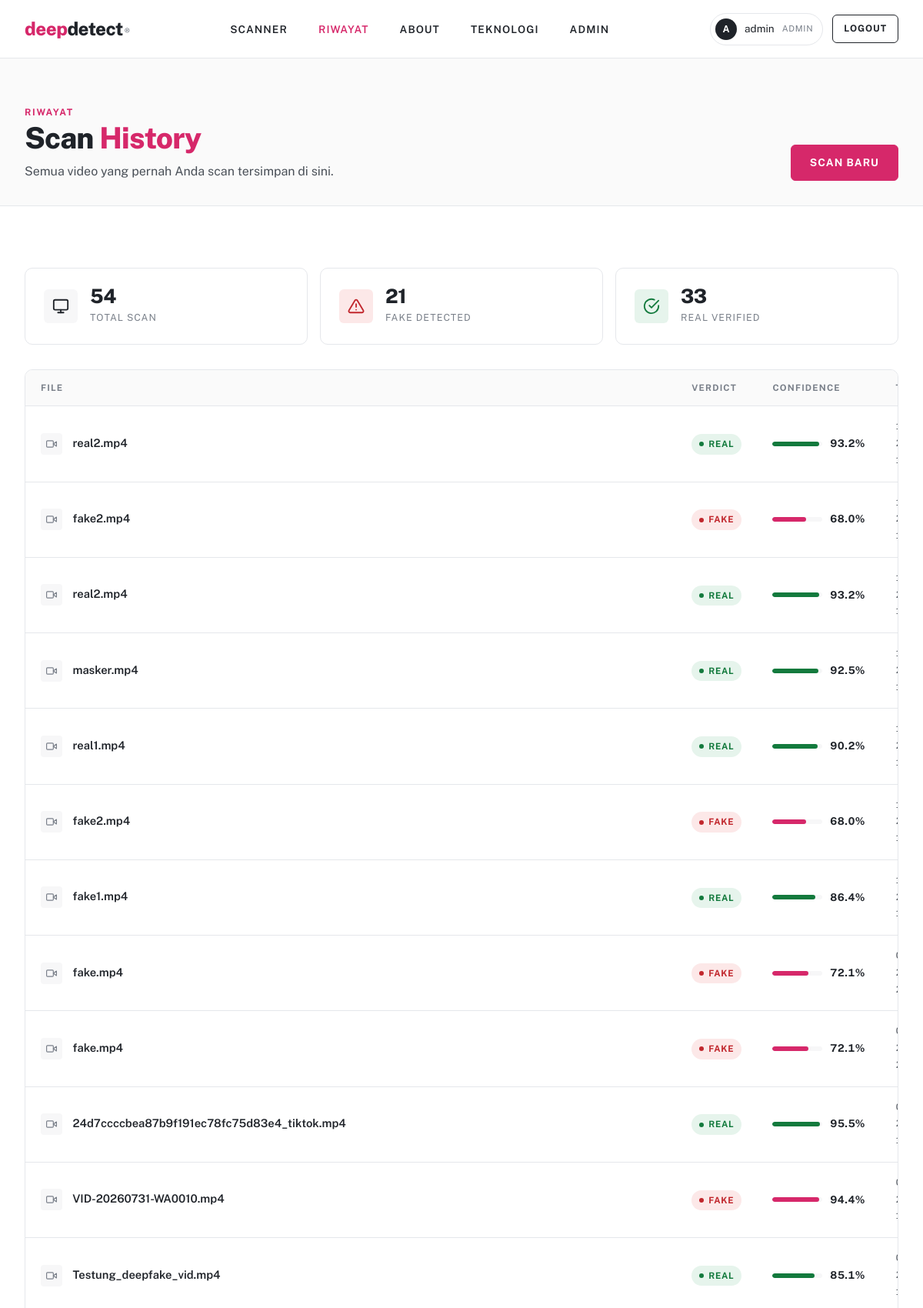
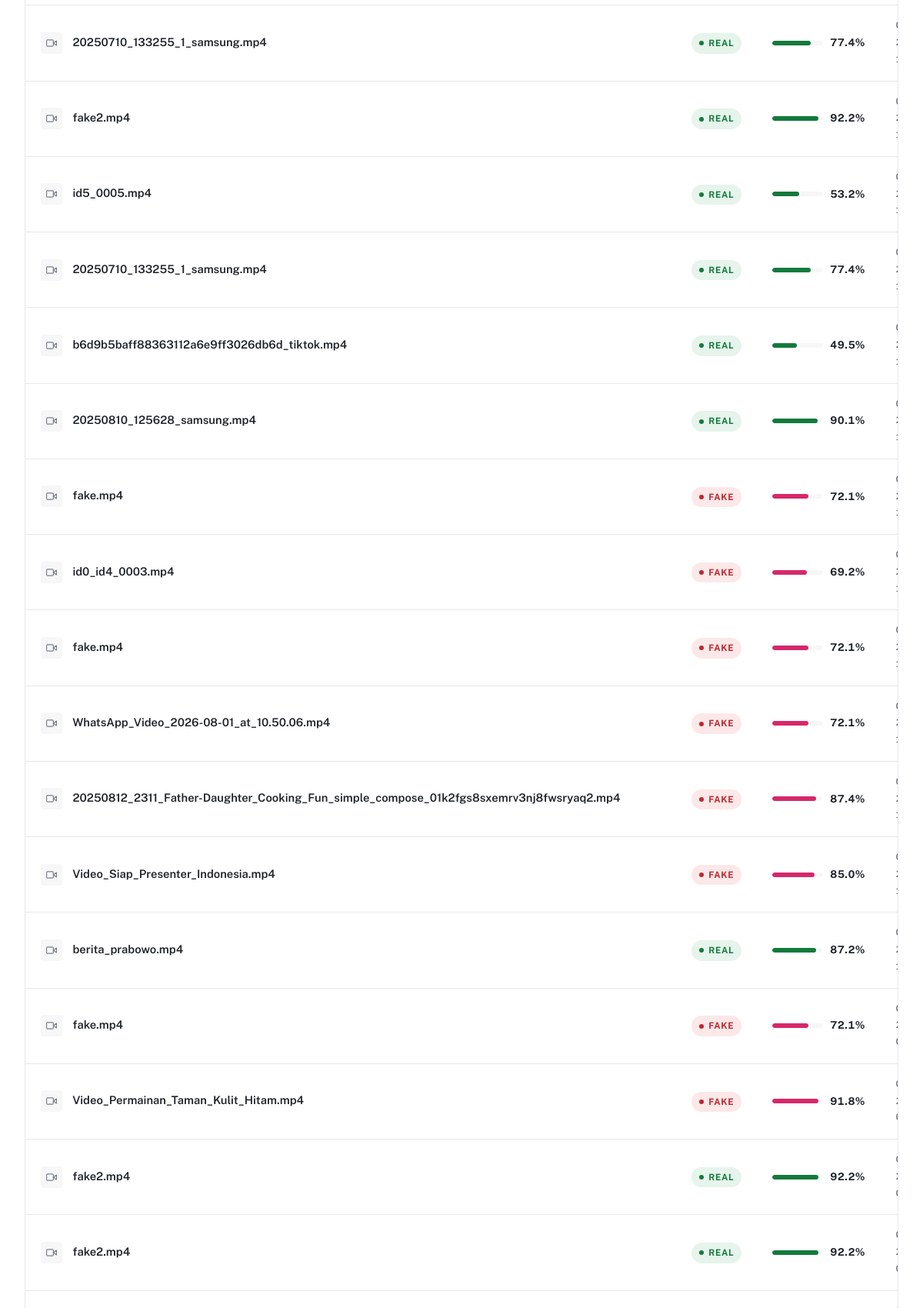
The page /history (signed in, upper part) on the database its author committed (2 pictures, top to bottom).
### models.py (models this page shows)
class User(UserMixin, db.Model):
    id = db.Column(db.Integer, primary_key=True)
    username = db.Column(db.String(50), unique=True, nullable=False)
    password = db.Column(db.String(100), nullable=False)
    role = db.Column(db.String(20), default='user') # Pembeda antara 'admin' atau 'user'
    scans = db.relationship('ScanHistory', backref='owner', lazy=True)

class ScanHistory(db.Model):
    id = db.Column(db.Integer, primary_key=True)
    filename = db.Column(db.String(100), nullable=False)
    prediction = db.Column(db.String(20), nullable=False) # Hasil: REAL atau FAKE
    confidence = db.Column(db.Float, nullable=False)     # Skor keyakinan (%)
    status = db.Column(db.String(50))                    # HIGH/LOW CONFIDENCE
    stored_name = db.Column(db.String(150))              # Nama berkas fisik di server (arsip video)
    timestamp = db.Column(db.DateTime, default=datetime.now) # Waktu analisis
    user_id = db.Column(db.Integer, db.ForeignKey('user.id'), nullable=False)

### app.py (the view)
@app.route("/history")
@login_required
def history():
    if current_user.role == 'admin':
        scans = ScanHistory.query.order_by(ScanHistory.timestamp.desc()).all()
    else:
        scans = ScanHistory.query.filter_by(user_id=current_user.id).order_by(ScanHistory.timestamp.desc()).all()
    return render_template("history.html", scans=scans)

### app.py (called while the page is built)
@login_manager.user_loader
def load_user(user_id):
    return User.query.get(int(user_id))

### templates/history.html (shortened to what this page needs)
{% extends "base.html" %}
{% block content %}
<section class="page-head">
  <div class="container">
    <div class="page-head-row">
      <div>
        <span class="eyebrow">Riwayat</span>
        <h1>Scan <span class="accent">History</span></h1>
        <p>Semua video yang pernah Anda scan tersimpan di sini.</p>
      </div>
      <a href="{{ url_for('home') }}#scanner" class="btn btn-primary">Scan Baru</a>
    </div>
  </div>
</section>
<section class="section">
  <div class="container">
    <div class="stats-grid" style="margin-bottom: 32px;">
      <div class="stat-card">
        <div class="sicon ink">
          <svg width="22" height="22" viewBox="0 0 24 24" fill="none" stroke="currentColor" stroke-width="2" stroke-linecap="round" stroke-linejoin="round">
            <rect x="2" y="3" width="20" height="14" rx="2" ry="2"></rect>
            <line x1="8" y1="21" x2="16" y2="21"></line>
            <line x1="12" y1="17" x2="12" y2="21"></line>
          </svg>
        </div>
        <div>
          <div class="sval">{{ scans|length }}</div>
          <div class="slbl">Total Scan</div>
        </div>
      </div>
      <div class="stat-card">
        <div class="sicon danger">
        </div>
        <div>
          <div class="sval">{{ scans|selectattr('prediction', 'equalto', 'FAKE')|list|length }}</div>
          <div class="slbl">Fake Detected</div>
        </div>
      </div>
      <div class="stat-card">
        <div class="sicon ok">
          <svg width="22" height="22" viewBox="0 0 24 24" fill="none" stroke="currentColor" stroke-width="2" stroke-linecap="round" stroke-linejoin="round">
            <path d="M22 11.08V12a10 10 0 1 1-5.93-9.14"></path>
            <polyline points="22 4 12 14.01 9 11.01"></polyline>
          </svg>
        </div>
        <div>
          <div class="sval">{{ scans|selectattr('prediction', 'equalto', 'REAL')|list|length }}</div>
          <div class="slbl">Real Verified</div>
        </div>
      </div>
    </div>
    {% if scans and scans|length > 0 %}
      <div class="table-wrap">
        <table class="data">
          <thead>
            <tr>
              <th>File</th>
              <th>Verdict</th>
              <th>Confidence</th>
              <th>Tanggal</th>
            </tr>
          </thead>
          <tbody>
            {% for scan in scans %}
              {% set is_fake = scan.prediction == 'FAKE' %}
              <tr>
                <td class="file-cell">
                  <span class="file-icon">
                    <svg width="14" height="14" viewBox="0 0 24 24" fill="none" stroke="currentColor" stroke-width="2" stroke-linecap="round" stroke-linejoin="round">
                      <polygon points="23 7 16 12 23 17 23 7"></polygon>
                      <rect x="1" y="5" width="15" height="14" rx="2" ry="2"></rect>
                    </svg>
                  </span>
                  {{ scan.filename }}
                </td>
                <td>
                  <span class="badge {% if is_fake %}fake{% else %}real{% endif %}">
                    {{ scan.prediction }}
                  </span>
                </td>
                <td>
                  <div class="confidence-bar {% if not is_fake %}is-real{% endif %}">
                    <div class="track">
                      <div class="fill" style="width: {{ scan.confidence }}%;"></div>
                    </div>
                    <div class="pct">{{ "%.1f"|format(scan.confidence) }}%</div>
                  </div>
                </td>
                <td class="mono">{{ scan.timestamp.strftime('%d %b %Y, %H:%M') if scan.timestamp else '—' }}</td>
              </tr>
            {% endfor %}
          </tbody>
        </table>
      </div>
    {% endif %}
  </div>
</section>
{% endblock %}

### templates/base.html (shortened to what this page needs)
<!DOCTYPE html>
<html lang="id">
<head>
  <link rel="stylesheet" href="{{ url_for('static', filename='css/style.css') }}">
</head>
<body>
  <nav class="nav">
    <div class="nav-inner">
      <a href="{{ url_for('home') }}" class="brand">
        <span class="brand-mark">deep</span><span>detect</span><sup>®</sup>
      </a>
      <ul class="nav-menu" id="navMenu">
        <li><a href="{{ url_for('home') }}#scanner" class="{% if request.endpoint == 'home' %}active{% endif %}">Scanner</a></li>
        {% if current_user.is_authenticated %}
        <li><a href="{{ url_for('history') }}" class="{% if request.endpoint == 'history' %}active{% endif %}">Riwayat</a></li>
        {% endif %}
        <li><a href="{{ url_for('home') }}#about">About</a></li>
        <li><a href="{{ url_for('home') }}#tech">Teknologi</a></li>
        {% if current_user.is_authenticated and current_user.role == 'admin' %}
        <li><a href="{{ url_for('admin_dashboard') }}" class="{% if 'admin' in (request.endpoint or '') %}active{% endif %}">Admin</a></li>
        {% endif %}
      </ul>
      <div class="nav-actions">
        {% if current_user.is_authenticated %}
          <a href="{{ url_for('profile') }}" class="user-pill">
            <span class="avatar-mini">{{ current_user.username[0]|upper }}</span>
            <span class="uname">{{ current_user.username }}</span>
            <span class="role-tag">{{ current_user.role }}</span>
          </a>
          <a href="{{ url_for('logout') }}" class="btn btn-outline btn-sm">Logout</a>
        {% else %}
          <a href="{{ url_for('login') }}" class="btn btn-ghost btn-sm">Masuk</a>
          <a href="{{ url_for('register') }}" class="btn btn-outline btn-sm">Daftar</a>
        {% endif %}
      </div>
    </div>
  </nav>
  <main>
    {% block content %}{% endblock %}
  </main>
</body>
</html>

### rows shown on the page
User: username "A", username "admin", role "ADMIN"
ScanHistory: filename "real2.mp4", prediction "REAL", confidence "93.2"
ScanHistory: filename "fake2.mp4", prediction "FAKE", confidence "68.0"
ScanHistory: filename "real2.mp4", prediction "REAL", confidence "93.2"
ScanHistory: filename "masker.mp4", prediction "REAL", confidence "92.5"
ScanHistory: filename "real1.mp4", prediction "REAL", confidence "90.2"
ScanHistory: filename "fake2.mp4", prediction "FAKE", confidence "68.0"
ScanHistory: filename "fake1.mp4", prediction "REAL", confidence "86.4"
ScanHistory: filename "fake.mp4", prediction "FAKE", confidence "72.1"
ScanHistory: filename "fake.mp4", prediction "FAKE", confidence "72.1"
ScanHistory: filename "24d7ccccbea87b9f191ec78fc75d83e4_tiktok.mp4", prediction "REAL", confidence "95.5"
ScanHistory: filename "VID-20260731-WA0010.mp4", prediction "FAKE", confidence "94.4"
ScanHistory: filename "Testung_deepfake_vid.mp4", prediction "REAL", confidence "85.1"
ScanHistory: filename "20250710_133255_1_samsung.mp4", prediction "REAL", confidence "77.4"
ScanHistory: filename "fake2.mp4", prediction "REAL", confidence "92.2"
ScanHistory: filename "id5_0005.mp4", prediction "REAL", confidence "53.2"
ScanHistory: filename "20250710_133255_1_samsung.mp4", prediction "REAL", confidence "77.4"
ScanHistory: filename "b6d9b5baff88363112a6e9ff3026db6d_tiktok.mp4", prediction "REAL", confidence "49.5"
ScanHistory: filename "20250810_125628_samsung.mp4", prediction "REAL", confidence "90.1"
ScanHistory: filename "fake.mp4", prediction "FAKE", confidence "72.1"
ScanHistory: filename "id0_id4_0003.mp4", prediction "FAKE", confidence "69.2"
ScanHistory: filename "fake.mp4", prediction "FAKE", confidence "72.1"
ScanHistory: filename "WhatsApp_Video_2026-08-01_at_10.50.06.mp4", prediction "FAKE", confidence "72.1"
ScanHistory: filename "20250812_2311_Father-Daughter_Cooking_Fun_simple_compose_01k2fgs8sxemrv3nj8fwsryaq2.mp4", prediction "FAKE", confidence "87.4"
ScanHistory: filename "Video_Siap_Presenter_Indonesia.mp4", prediction "FAKE", confidence "85.0"
ScanHistory: filename "berita_prabowo.mp4", prediction "REAL", confidence "87.2"
ScanHistory: filename "fake.mp4", prediction "FAKE", confidence "72.1"
ScanHistory: filename "Video_Permainan_Taman_Kulit_Hitam.mp4", prediction "FAKE", confidence "91.8"
ScanHistory: filename "fake2.mp4", prediction "REAL", confidence "92.2"
ScanHistory: filename "fake2.mp4", prediction "REAL", confidence "92.2"

### other values the page prints
{{ scans|length }} "54"
{{ scans|selectattr('prediction', 'equalto', 'FAKE')|list|length }} "21"
{{ scans|selectattr('prediction', 'equalto', 'REAL')|list|length }} "33"
